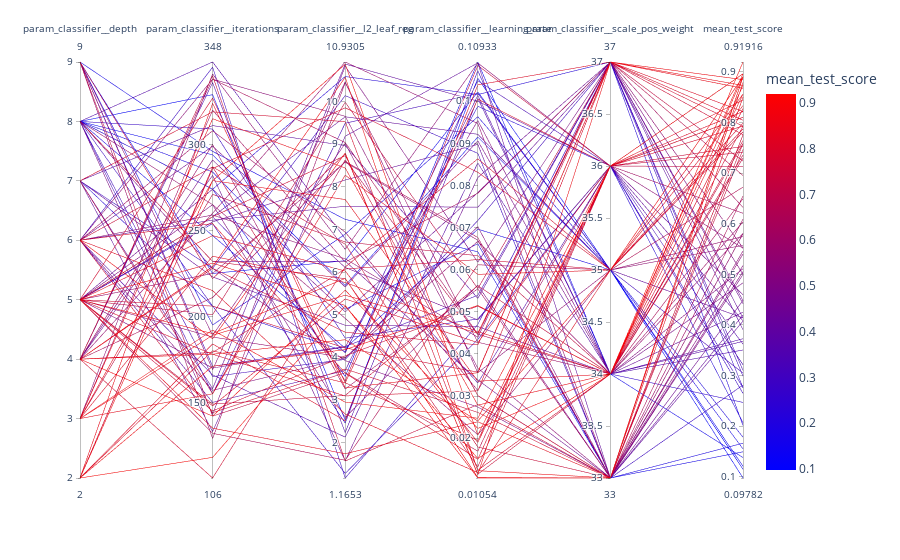

The notebook cell saved with this chart:
### Code cell
results_df = pd.DataFrame(random_search_cat.cv_results_)
param_cols = [col for col in results_df.columns if col.startswith('param_')]
iv.plot_parallel_coordinates(results_df, dimensions=param_cols)
